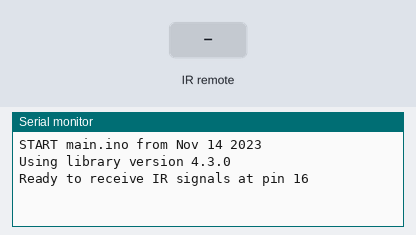
A sketch run on a simulated Arduino Uno, built with avr-gcc and run on an emulated ATmega328P. On the bench: the last lines printed to the serial monitor. The test bench sets the inputs (shaded band).

Above: at 1.2 s.
1.3 s: infrared code 0x5 received
At 2.3 s:
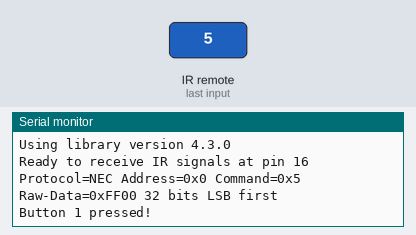
2.8 s: infrared code 0x4 received
At 3.4 s:
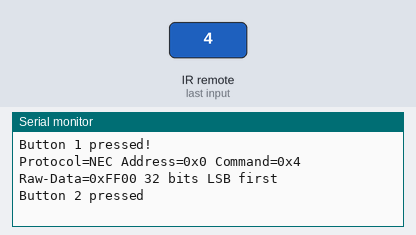

The sketch:

main.ino
```cpp
#include <Arduino.h>

#define IR_RECEIVE_PIN 16 // D5


#include <IRremote.h>


void setup()
{
    Serial.begin(115200);
    // Just to know which program is running on my Arduino
    Serial.println(F("START " __FILE__ " from " __DATE__ "\r\nUsing library version " VERSION_IRREMOTE));

    /*
     * Start the receiver, enable feedback LED and take LED feedback pin from the internal boards definition
     */
    IrReceiver.begin(IR_RECEIVE_PIN, ENABLE_LED_FEEDBACK, USE_DEFAULT_FEEDBACK_LED_PIN);

    Serial.print(F("Ready to receive IR signals at pin "));
    Serial.println(IR_RECEIVE_PIN);

}

void loop()
{

    if (IrReceiver.decode())
    {

        // Print a short summary of received data
        IrReceiver.printIRResultShort(&Serial);
        if (IrReceiver.decodedIRData.protocol == UNKNOWN)
        {
            // We have an unknown protocol here, print more info
            IrReceiver.printIRResultRawFormatted(&Serial, true);
        }
        Serial.println();

        IrReceiver.resume(); // Enable receiving of the next value

        switch (IrReceiver.decodedIRData.command)
        {
        case 0x5:
            Serial.println("Button 1 pressed!\n");
            break;
        case 0x4:
            Serial.println("Button 2 pressed\n");
            break;
        case 0x6:
            Serial.println("Button 3 pressed\n");
            break;
        case 0x7:
            Serial.println("Button 4 pressed\n");
            break;
        case 0x9:
            Serial.println("Button 5 pressed\n");
            break;
        }


    }


    // irsend.sendNEC(0x5, 32);


}
```

Measured:
- after the input at 1.3 s, the serial monitor: prints a new line at once (image 1)
- after the input at 2.8 s, the serial monitor: prints a new line at once (image 2)
